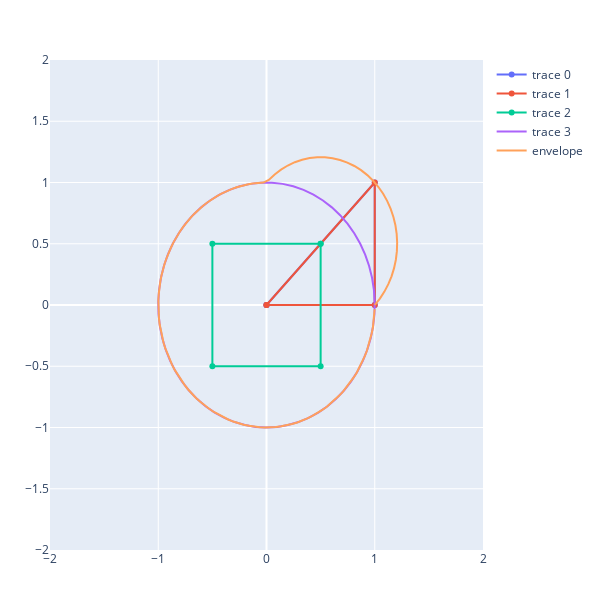

The notebook cell saved with this chart:
### Markdown cell above
Our function for the envelope works on our primitives, but we need to extend it for the actual diagrams.

As we've said, it's a simple max over all envelopes.

### Code cell
D = D1 ⋄ D2 ⋄ D3

pD = plotgeometry(D)
pe = plotenvelope(D)

plot(vcat(pD,pe), layout)
